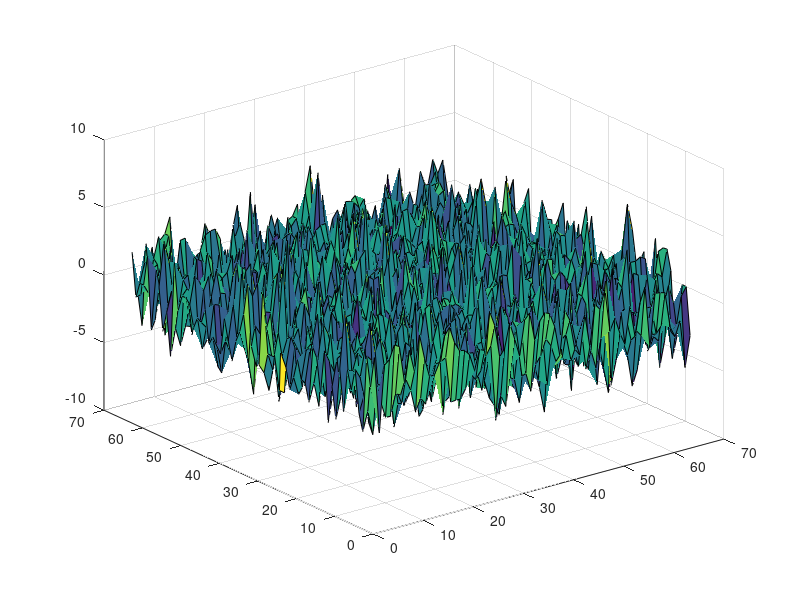

The MATLAB source for this figure:
%program to create a log-normal permeability field suitable for
%representing multiscale heterogeneity in porous media

clc
clear variables

%    Defining the grid structure
x = 1:8:64;
y = 1:8:64;
[X,Y] = meshgrid(x,y);
[XX,YY] = meshgrid(1:64);

%    Initializing constants \beta 
beta1 = 0.5;
beta2 = 0.7;

n = size(x,2);

a = zeros(n^2,2);
for i=1:n
    for j=1:n
        a(n*(i-1)+j,:) = [X(i,j)  Y(i,j)];
    end
end
%    Defining the covariance function for Gaussian field
%c =1;
c     = 1/(1 - 2^(-beta1));
Sigma = c*ones(n*n);
for k =1:n*n
    for l=1:n*n
        if k~=l
             %Sigma(k,l) = (sum((a(k,:)-a(l,:)).^2))^(0.5);
             Sigma(k,l) = c*(sum((a(k,:)-a(l,:)).^2))^(-beta1/2);
        end
    end
end

                
%    Simulating Gaussian field with mean = 0 and covariance = sigma
R = mvnrnd(zeros(1, n*n),Sigma, n*n);

%    Using pseudocolor plotting function to plot the Gaussian field
pcolor(R)
surf(XX,YY,R);
%export_fig KK64.pdf